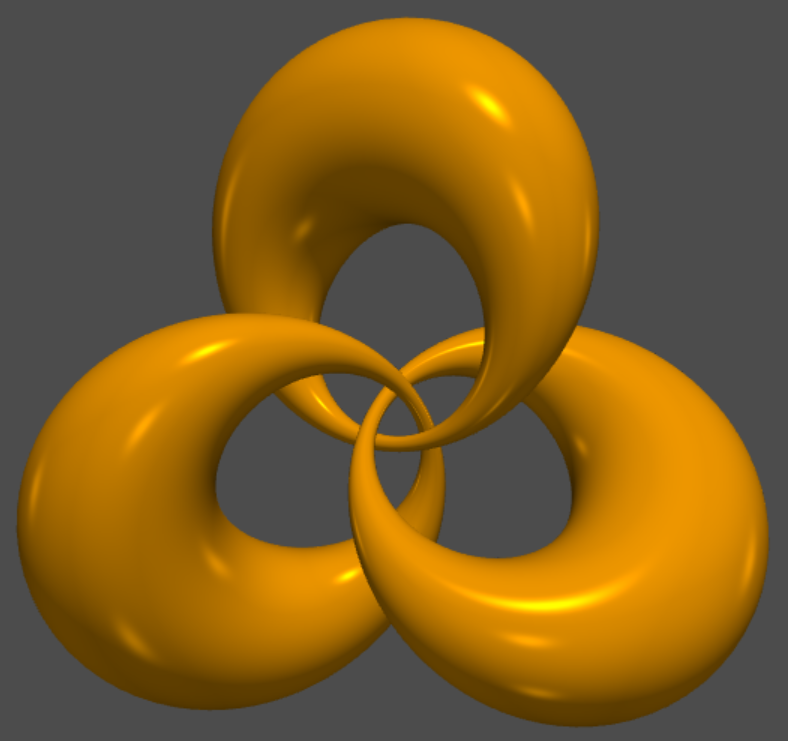

Generate this figure with Python:
# -*- coding: utf-8 -*-
import pyvista as pv
from pycyclides.cyclide import linkedCyclides

lcs = linkedCyclides(3, 1.2)
pl = pv.Plotter()
for c in lcs:
    pl.add_mesh(c, smooth_shading=True, color="orange", specular=5)
pl.set_position([0,25,0])
pl.show()
    
